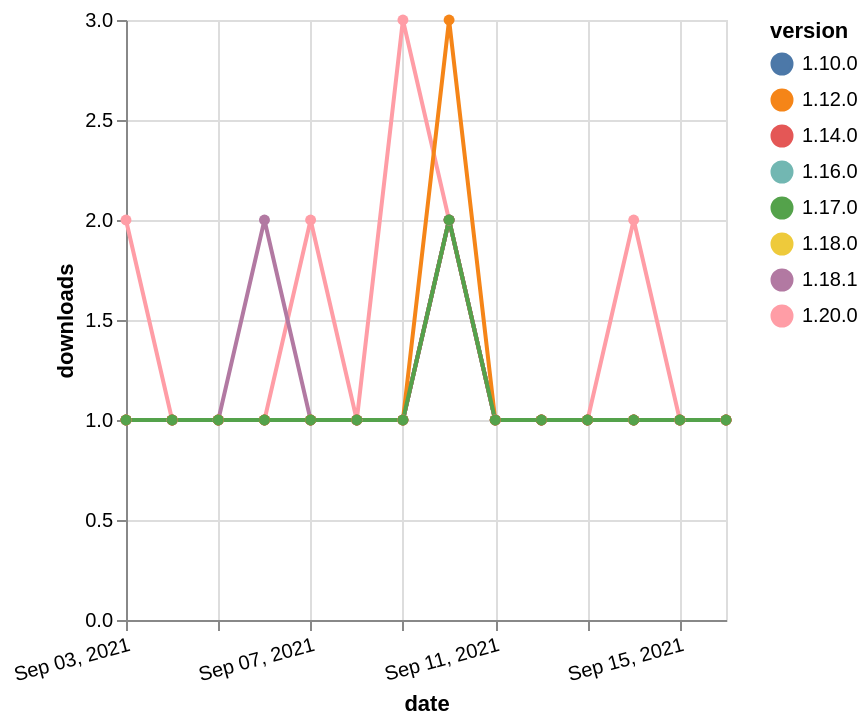

Describe this chart as a Vega-Lite specification.
### Vega-Lite specification from a JSON file in a GitHub repository (floating-point values rounded to 4 significant figures)
{"$schema": "https://vega.github.io/schema/vega-lite/v5.json", "description": "A simple bar chart with embedded data.", "data": {"values": [{"date": "2021-09-03", "total": 137, "delta": 1, "version": "1.18.0"}, {"date": "2021-09-04", "total": 138, "delta": 1, "version": "1.18.0"}, {"date": "2021-09-05", "total": 139, "delta": 1, "version": "1.18.0"}, {"date": "2021-09-06", "total": 140, "delta": 1, "version": "1.18.0"}, {"date": "2021-09-07", "total": 141, "delta": 1, "version": "1.18.0"}, {"date": "2021-09-08", "total": 142, "delta": 1, "version": "1.18.0"}, {"date": "2021-09-09", "total": 143, "delta": 1, "version": "1.18.0"}, {"date": "2021-09-10", "total": 145, "delta": 2, "version": "1.18.0"}, {"date": "2021-09-11", "total": 146, "delta": 1, "version": "1.18.0"}, {"date": "2021-09-12", "total": 147, "delta": 1, "version": "1.18.0"}, {"date": "2021-09-13", "total": 148, "delta": 1, "version": "1.18.0"}, {"date": "2021-09-14", "total": 149, "delta": 1, "version": "1.18.0"}, {"date": "2021-09-15", "total": 150, "delta": 1, "version": "1.18.0"}, {"date": "2021-09-16", "total": 151, "delta": 1, "version": "1.18.0"}, {"date": "2021-09-03", "total": 224, "delta": 1, "version": "1.10.0"}, {"date": "2021-09-04", "total": 225, "delta": 1, "version": "1.10.0"}, {"date": "2021-09-05", "total": 226, "delta": 1, "version": "1.10.0"}, {"date": "2021-09-06", "total": 227, "delta": 1, "version": "1.10.0"}, {"date": "2021-09-07", "total": 228, "delta": 1, "version": "1.10.0"}, {"date": "2021-09-08", "total": 229, "delta": 1, "version": "1.10.0"}, {"date": "2021-09-09", "total": 230, "delta": 1, "version": "1.10.0"}, {"date": "2021-09-10", "total": 232, "delta": 2, "version": "1.10.0"}, {"date": "2021-09-11", "total": 233, "delta": 1, "version": "1.10.0"}, {"date": "2021-09-12", "total": 234, "delta": 1, "version": "1.10.0"}, {"date": "2021-09-13", "total": 235, "delta": 1, "version": "1.10.0"}, {"date": "2021-09-14", "total": 236, "delta": 1, "version": "1.10.0"}, {"date": "2021-09-15", "total": 237, "delta": 1, "version": "1.10.0"}, {"date": "2021-09-16", "total": 238, "delta": 1, "version": "1.10.0"}, {"date": "2021-09-03", "total": 123, "delta": 2, "version": "1.20.0"}, {"date": "2021-09-04", "total": 124, "delta": 1, "version": "1.20.0"}, {"date": "2021-09-05", "total": 125, "delta": 1, "version": "1.20.0"}, {"date": "2021-09-06", "total": 126, "delta": 1, "version": "1.20.0"}, {"date": "2021-09-07", "total": 128, "delta": 2, "version": "1.20.0"}, {"date": "2021-09-08", "total": 129, "delta": 1, "version": "1.20.0"}, {"date": "2021-09-09", "total": 132, "delta": 3, "version": "1.20.0"}, {"date": "2021-09-10", "total": 134, "delta": 2, "version": "1.20.0"}, {"date": "2021-09-11", "total": 135, "delta": 1, "version": "1.20.0"}, {"date": "2021-09-12", "total": 136, "delta": 1, "version": "1.20.0"}, {"date": "2021-09-13", "total": 137, "delta": 1, "version": "1.20.0"}, {"date": "2021-09-14", "total": 139, "delta": 2, "version": "1.20.0"}, {"date": "2021-09-15", "total": 140, "delta": 1, "version": "1.20.0"}, {"date": "2021-09-16", "total": 141, "delta": 1, "version": "1.20.0"}, {"date": "2021-09-03", "total": 147, "delta": 1, "version": "1.16.0"}, {"date": "2021-09-04", "total": 148, "delta": 1, "version": "1.16.0"}, {"date": "2021-09-05", "total": 149, "delta": 1, "version": "1.16.0"}, {"date": "2021-09-06", "total": 150, "delta": 1, "version": "1.16.0"}, {"date": "2021-09-07", "total": 151, "delta": 1, "version": "1.16.0"}, {"date": "2021-09-08", "total": 152, "delta": 1, "version": "1.16.0"}, {"date": "2021-09-09", "total": 153, "delta": 1, "version": "1.16.0"}, {"date": "2021-09-10", "total": 155, "delta": 2, "version": "1.16.0"}, {"date": "2021-09-11", "total": 156, "delta": 1, "version": "1.16.0"}, {"date": "2021-09-12", "total": 157, "delta": 1, "version": "1.16.0"}, {"date": "2021-09-13", "total": 158, "delta": 1, "version": "1.16.0"}, {"date": "2021-09-14", "total": 159, "delta": 1, "version": "1.16.0"}, {"date": "2021-09-15", "total": 160, "delta": 1, "version": "1.16.0"}, {"date": "2021-09-16", "total": 161, "delta": 1, "version": "1.16.0"}, {"date": "2021-09-03", "total": 128, "delta": 1, "version": "1.18.1"}, {"date": "2021-09-04", "total": 129, "delta": 1, "version": "1.18.1"}, {"date": "2021-09-05", "total": 130, "delta": 1, "version": "1.18.1"}, {"date": "2021-09-06", "total": 132, "delta": 2, "version": "1.18.1"}, {"date": "2021-09-07", "total": 133, "delta": 1, "version": "1.18.1"}, {"date": "2021-09-08", "total": 134, "delta": 1, "version": "1.18.1"}, {"date": "2021-09-09", "total": 135, "delta": 1, "version": "1.18.1"}, {"date": "2021-09-10", "total": 137, "delta": 2, "version": "1.18.1"}, {"date": "2021-09-11", "total": 138, "delta": 1, "version": "1.18.1"}, {"date": "2021-09-12", "total": 139, "delta": 1, "version": "1.18.1"}, {"date": "2021-09-13", "total": 140, "delta": 1, "version": "1.18.1"}, {"date": "2021-09-14", "total": 141, "delta": 1, "version": "1.18.1"}, {"date": "2021-09-15", "total": 142, "delta": 1, "version": "1.18.1"}, {"date": "2021-09-16", "total": 143, "delta": 1, "version": "1.18.1"}, {"date": "2021-09-03", "total": 181, "delta": 1, "version": "1.14.0"}, {"date": "2021-09-04", "total": 182, "delta": 1, "version": "1.14.0"}, {"date": "2021-09-05", "total": 183, "delta": 1, "version": "1.14.0"}, {"date": "2021-09-06", "total": 184, "delta": 1, "version": "1.14.0"}, {"date": "2021-09-07", "total": 185, "delta": 1, "version": "1.14.0"}, {"date": "2021-09-08", "total": 186, "delta": 1, "version": "1.14.0"}, {"date": "2021-09-09", "total": 187, "delta": 1, "version": "1.14.0"}, {"date": "2021-09-10", "total": 189, "delta": 2, "version": "1.14.0"}, {"date": "2021-09-11", "total": 190, "delta": 1, "version": "1.14.0"}, {"date": "2021-09-12", "total": 191, "delta": 1, "version": "1.14.0"}, {"date": "2021-09-13", "total": 192, "delta": 1, "version": "1.14.0"}, {"date": "2021-09-14", "total": 193, "delta": 1, "version": "1.14.0"}, {"date": "2021-09-15", "total": 194, "delta": 1, "version": "1.14.0"}, {"date": "2021-09-16", "total": 195, "delta": 1, "version": "1.14.0"}, {"date": "2021-09-03", "total": 309, "delta": 1, "version": "1.12.0"}, {"date": "2021-09-04", "total": 310, "delta": 1, "version": "1.12.0"}, {"date": "2021-09-05", "total": 311, "delta": 1, "version": "1.12.0"}, {"date": "2021-09-06", "total": 312, "delta": 1, "version": "1.12.0"}, {"date": "2021-09-07", "total": 313, "delta": 1, "version": "1.12.0"}, {"date": "2021-09-08", "total": 314, "delta": 1, "version": "1.12.0"}, {"date": "2021-09-09", "total": 315, "delta": 1, "version": "1.12.0"}, {"date": "2021-09-10", "total": 318, "delta": 3, "version": "1.12.0"}, {"date": "2021-09-11", "total": 319, "delta": 1, "version": "1.12.0"}, {"date": "2021-09-12", "total": 320, "delta": 1, "version": "1.12.0"}, {"date": "2021-09-13", "total": 321, "delta": 1, "version": "1.12.0"}, {"date": "2021-09-14", "total": 322, "delta": 1, "version": "1.12.0"}, {"date": "2021-09-15", "total": 323, "delta": 1, "version": "1.12.0"}, {"date": "2021-09-16", "total": 324, "delta": 1, "version": "1.12.0"}, {"date": "2021-09-03", "total": 139, "delta": 1, "version": "1.17.0"}, {"date": "2021-09-04", "total": 140, "delta": 1, "version": "1.17.0"}, {"date": "2021-09-05", "total": 141, "delta": 1, "version": "1.17.0"}, {"date": "2021-09-06", "total": 142, "delta": 1, "version": "1.17.0"}, {"date": "2021-09-07", "total": 143, "delta": 1, "version": "1.17.0"}, {"date": "2021-09-08", "total": 144, "delta": 1, "version": "1.17.0"}, {"date": "2021-09-09", "total": 145, "delta": 1, "version": "1.17.0"}, {"date": "2021-09-10", "total": 147, "delta": 2, "version": "1.17.0"}, {"date": "2021-09-11", "total": 148, "delta": 1, "version": "1.17.0"}, {"date": "2021-09-12", "total": 149, "delta": 1, "version": "1.17.0"}, {"date": "2021-09-13", "total": 150, "delta": 1, "version": "1.17.0"}, {"date": "2021-09-14", "total": 151, "delta": 1, "version": "1.17.0"}, {"date": "2021-09-15", "total": 152, "delta": 1, "version": "1.17.0"}, {"date": "2021-09-16", "total": 153, "delta": 1, "version": "1.17.0"}]}, "width": "container", "mark": {"type": "line", "point": {"filled": true}}, "encoding": {"x": {"field": "date", "type": "temporal", "timeUnit": "yearmonthdate", "title": "date", "axis": {"labelAngle": -15}}, "y": {"field": "delta", "type": "quantitative", "title": "downloads"}, "color": {"field": "version", "type": "nominal"}, "tooltip": {"field": "delta"}}}
